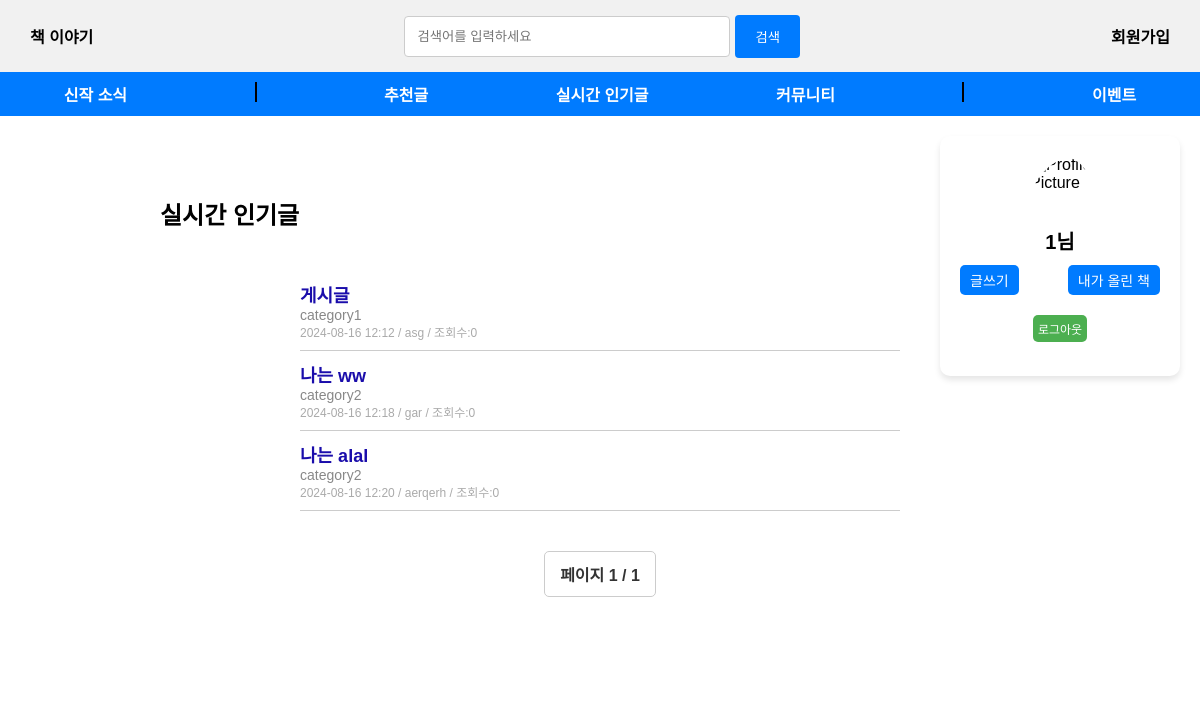
Page /book/ (signed in) on the earlier database version.
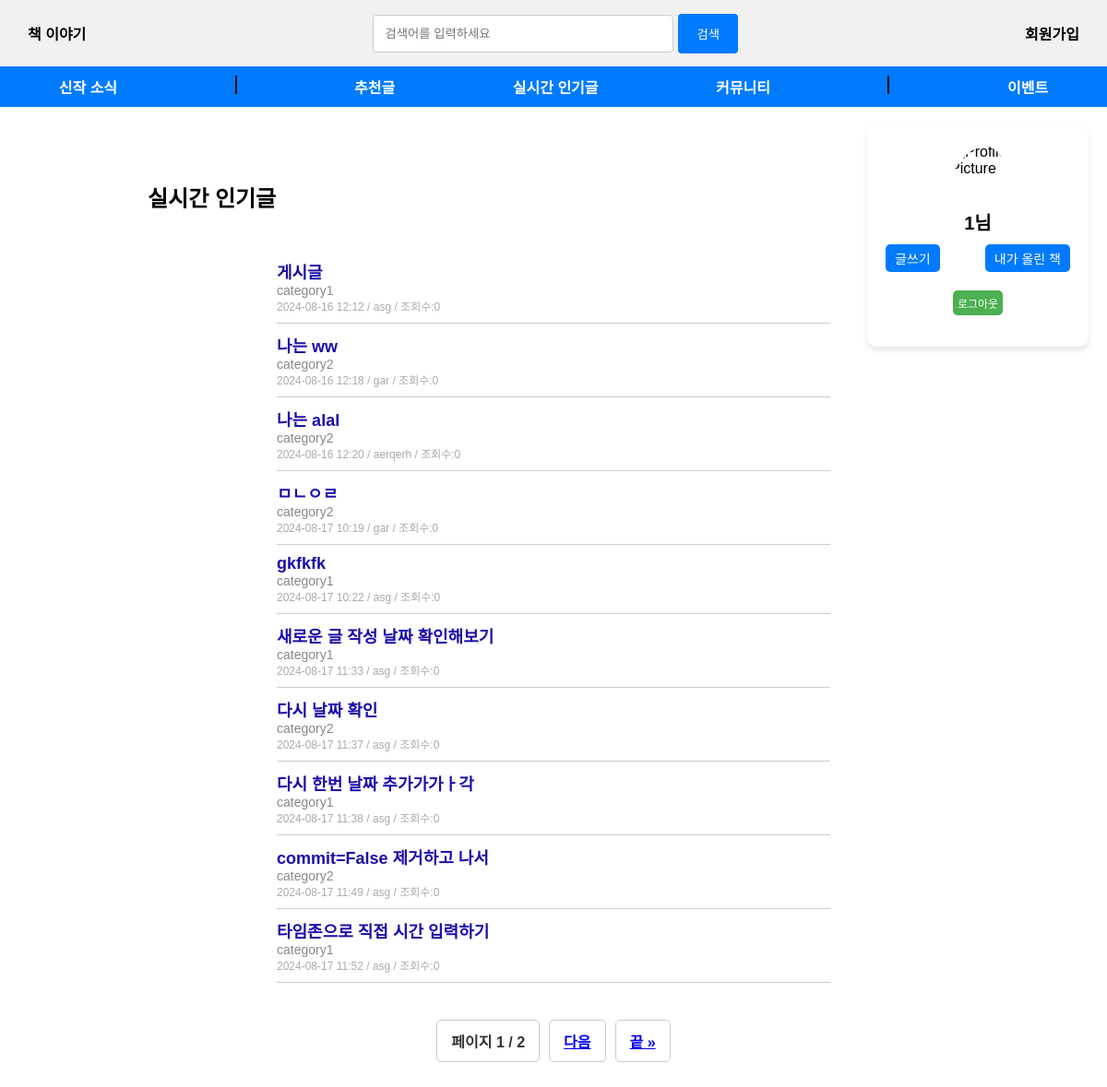
Same page on the later database version.
### book/models.py (models this page shows, shortened)
class Post_information(models.Model):
    STATUS_CHOICES = [
        ('published', '공개'),
        ('unpublished', '비공개'),
    ]
    title = models.CharField(max_length=255, null=False)                  # 제목
    content = models.TextField(null=False)                                # 내용
    category = models.CharField(max_length=100, blank=True)               # 카테고리
    status = models.CharField(max_length=20, choices=STATUS_CHOICES, default='published')  # 상태
    author = models.ForeignKey(User_information, on_delete=models.CASCADE)  # 작성자
    created_at = models.DateTimeField(auto_now_add=True)                  # 작성일
    updated_at = models.DateTimeField(auto_now=True)                      # 수정일
    tags = models.ManyToManyField('Tag', blank=True)  # 태그 추가
    views = models.IntegerField(default=0)  #조회수
    def __str__(self):
        return self.title

class User_information(models.Model):
    username = models.CharField(max_length=100, unique=True, null=False)  # 아이디
    password = models.CharField(max_length=100, null=False)               # 비밀번호
    nickname = models.CharField(max_length=100, unique=True, null=False)  # 닉네임
    birthdate = models.CharField(max_length=8, null=False)                # 생년월일 (YYYYMMDD)

### book/views.py (the view)
# urls.py: path('', views.index, name='index'),
def index(request):
    print("titlelist")
    post_list = Post_information.objects.all()
    print(post_list)
    paginator = Paginator(post_list, 10)  # 페이지당 20개의 게시물을 표시합니다
    page_number = request.GET.get('page')
    page_obj = paginator.get_page(page_number)
    context = {
        'page_obj': page_obj,
    }
    print(context)
    return render(request,'book/index.html',context)

### book/templates/book/index.html (shortened to what this page needs)
<!DOCTYPE html>
<html>
<head>
</head>
<body>
    <div class="navbar">
        <a href="{% url 'index' %}">책 이야기</a>
        <div class="search-bar">
            <input type="text" placeholder="검색어를 입력하세요">
            <button>검색</button>
        </div>
        <div>
            <a href="{% url 'signup' %}">회원가입</a>
        </div>
    </div>
    <div class="category-bar">
        <a href="#">신작 소식</a>
        <div class="vertical-line"></div>
        <a href="#">추천글</a>
        <a href="#">실시간 인기글</a>
        <a href="#">커뮤니티</a>
        <div class="vertical-line"></div>
        <a href="#">이벤트</a>
    </div>
    <div class="main-content">
        <div class="login-post-container">
            <div class="login-container">
                {% if request.session.username %}
                    <div class="user-info">
                        {% load static %}
                        <div class="profile-pic">
                            <form method="post" action="{% url 'upload_profile_pic' %}" enctype="multipart/form-data">
                                <img
                                    src="{{ request.session.profile_pic }}"
                                    {% comment %} src="{% if request.session.profile_pic %}{{ request.session.profile_pic }}{% else %}{% static 'images/default-profile.png' %}{% endif %}"  {% endcomment %}
                                    alt="Profile Picture"
                                    style="cursor: pointer; width: 100px; height: 100px; border-radius: 50%;"
                                    onclick="document.getElementById('file-input').click();"
                                >
                            </form>
                        </div>
                        <h2>{{ request.session.username }}님</h2>
                        <div class="user-actions">
                            <a href="{%url 'post_view'%}" class="action-button">글쓰기</a>
                            <a href="#" class="action-button">내가 올린 책</a>
                        </div>
                        <a href="{% url 'logout' %}" class="logout-button">로그아웃</a>
                    </div>
                {% endif %}
            </div>
        </div>
        <div class="post-list" >
            <h2>실시간 인기글</h2>
            <ul class="post-list">
                {% for post in page_obj %}
                <li class="post-item">
                    <a href="{% url 'post_detail' post.pk %}" class="post-title">{{ post.title }}</a>
                    <div class="post-category">{{ post.category }}</div>
                    <div class="post-meta">{{ post.created_at|date:"Y-m-d H:i" }} / {{ post.author.nickname }} / 조회수:{{ post.views }}</div>
                </li>
                {% empty %}
                <li>게시글이 없습니다.</li>
                {% endfor %}
            </ul>
            <div class="pagination">
                <span class="step-links">
                    <span class="current">
                        페이지 {{ page_obj.number }} / {{ page_obj.paginator.num_pages }}
                    </span>
                    {% if page_obj.has_next %}
                    <div class="pagination-controls">
                        <a href="?page={{ page_obj.next_page_number }}">다음</a>
                    </div>
                    <div class="pagination-controls2">
                        <a href="?page={{ page_obj.paginator.num_pages }}">끝 &raquo;</a>
                    </div>
                    {% endif %}
                </span>
            </div>
        </div>
    </div>
</body>
</html>

Differences in the rows shown:
added Post_information: title "ㅁㄴㅇㄹ", category "category2", created_at "2024-08-17 10:19", author.nickname "gar", views "0"
added Post_information: title "gkfkfk", category "category1", created_at "2024-08-17 10:22", author.nickname "asg", views "0"
added Post_information: title "새로운 글 작성 날짜 확인해보기", category "category1", created_at "2024-08-17 11:33", author.nickname "asg", views "0"
added Post_information: title "다시 날짜 확인", category "category2", created_at "2024-08-17 11:37", author.nickname "asg", views "0"
added Post_information: title "다시 한번 날짜 추가가가ㅏ각", category "category1", created_at "2024-08-17 11:38", author.nickname "asg", views "0"
added Post_information: title "commit=False 제거하고 나서", category "category2", created_at "2024-08-17 11:49", author.nickname "asg", views "0"
added Post_information: title "타임존으로 직접 시간 입력하기", category "category1", created_at "2024-08-17 11:52", author.nickname "asg", views "0"
Other differences:
{{ page_obj.paginator.num_pages }}: "1" → "2"
text now shown: "다음 끝 »"
